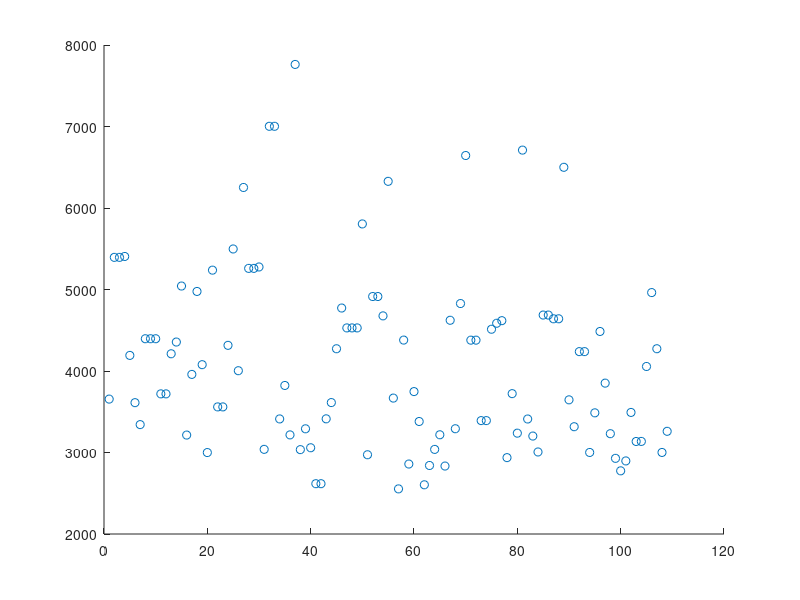

The MATLAB source for this figure:
%% This script calculates the half life of the Rok Plots to be able to show that the half life increases and hence to be able to say that the Rok is diffused and is not centered anymore like it used to be

%% Here we try and get the Covariance as a function of the distance between maximas(basically we try and see whether the maximas in Pearson corelation correspond to the lag equal to the maximal distance


 %%
load('wildtype_rokxmyosin');


if 1 %% this segment of the code fits a pokynomial to the plot of Rok intensity and then plots the polynomial on to the Rok plot
area=[];

for cell_index=1:cell_number, %%which cell we are looking at
    
    %%this segment normalizes the intensities between zero and one for each
  %%cell individually
    [rmx,t]=max(cell_rok(cell_index).mean);
    [rmn,t]=min(cell_rok(cell_index).mean);
    
   
    cell_rok(cell_index).mean = cell_rok(cell_index).mean/(rmx-rmn) ; 
    cell_rok(cell_index).mean = (255/cell_rok(cell_index).mean(1,1))*cell_rok(cell_index).mean ;

   
  

  %%
    
if(cell(cell_index).average_maxima_distance <=8 ) % this helps us ignore the outliers
      
    if (size(cell_rok(cell_index).mean,1) >25)
        y=cell_rok(cell_index).mean(1:25,:)';
        x=[1:1:25];
        p=polyfit(x,y,7);
    
        f = polyval(p,x);
       % plot(x,y,'o',x,f,'-')
    end

    if (size(cell_rok(cell_index).mean,1) <=25)
        y=cell_rok(cell_index).mean(:,:)';
        x=[1:1:size(cell_rok(cell_index).mean,1)];
        p=polyfit(x,y,10);
    
        f = polyval(p,x);
       %plot(x,y,'o',x,f,'-')
    end

end %ignoring the outliers

area = [area trapz(f)];

end


scatter([1:1:cell_number],area);
%hy = graph2d.constantline(0, 'Color',[0 0 0]);
%changedependvar(hy,'y');

end











%% I tried the average slope but that method failed to give me useful output to distinguish between the plots : DOES NOT WORK

if 0
average_slope=[];

for cell_index = 1:cell_number,
    
    average_slope=[average_slope (cell_rok(cell_index).mean(10) - cell_rok(cell_index).mean(1) )/10 ];
    
end

scatter([1:1:cell_number],average_slope);
hy = graph2d.constantline(0, 'Color',[0 0 0]);
changedependvar(hy,'y');
end
